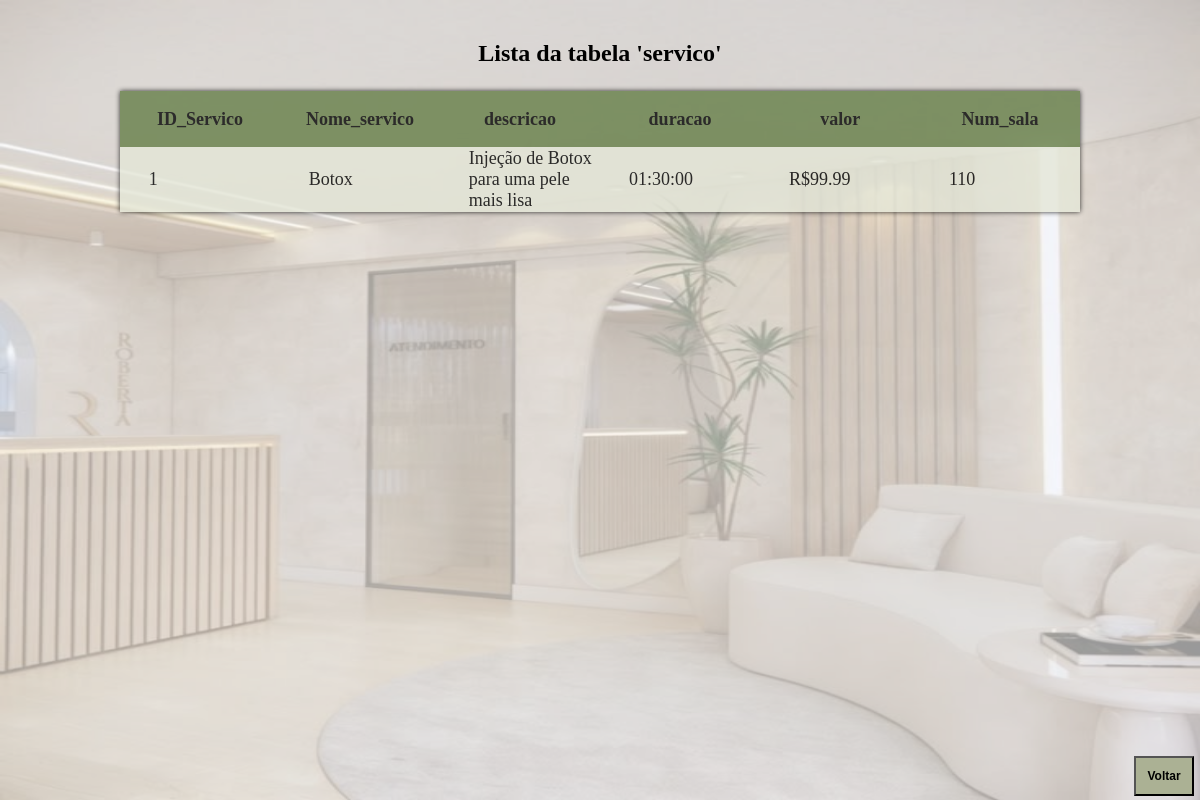
Screenshot of /AcessoBD/servicos/Listar.php with the database file from the repository.
### tables this page shows
CREATE TABLE `servico` (
  `ID_servico` int(11) NOT NULL,
  `Nome_servico` varchar(50) NOT NULL,
  `descricao` varchar(100) NOT NULL,
  `duracao` time NOT NULL,
  `valor` float NOT NULL,
  `ID_sala` int(11) NOT NULL
);

CREATE TABLE `sala` (
  `ID_sala` int(11) NOT NULL,
  `Num_sala` int(11) NOT NULL,
  `Capacidade` int(11) NOT NULL,
  `Num_unidade` int(11) NOT NULL
);

### AcessoBD/servicos/Servico.php (called while the page is built, shortened)
<?php
    class Servico
    {
        function listar()
        {
            try
            {
                $this->conn = new Conectar();
                $sql = $this->conn->query("select * from servico order by id_servico");
                $sql->execute();
                return $sql->fetchAll();
            }
            catch(PDOException $exc)
            {
                echo "Erro ao executar consulta. " . $exc->getMessage();
            }
        }
    }
?>

### AcessoBD/servicos/Sala.php (called while the page is built, shortened)
<?php
    class Sala
    {
        function listar2($idsa)
        {
            try
            {
                $this->conn = new Conectar();
                $sql = $this->conn->query("select * from sala where id_sala = $idsa");
                $sql->execute();
                $result = $sql->fetchColumn(1);
                return $result;
            }
            catch(PDOException $exc)
            {
                echo "Erro ao executar consulta. " . $exc->getMessage();
            }
        }
    }
?>

### AcessoBD/servicos/Listar.php (the view, shortened to what this page needs)
<!DOCTYPE html>
<html lang="en">
<head>
    <link rel="stylesheet" type="text/css" href="CSS/Listar.css">
</head>
<body>
    <main>
        <?php
            $pos = 0;
            include_once 'Servico.php';
            $p = new Servico();
            $pro_bd=$p->listar();
        ?>
        <?php
            include_once 'Sala.php';
            $p2 = new Sala();
        ?>
        <p>Lista da tabela 'servico'<p>
        <table>
            <tr class="cap">
                <th>ID_Servico</th>
                <th>Nome_servico</th>
                <th>descricao</th>
                <th>duracao</th>
                <th>valor</th>
                <th>Num_sala</th>
            </tr>
        <?php
            foreach($pro_bd as $pro_mostrar)
            {
                $pos = $pos + 1;
                if($pos % 2 == 1){
                    echo "<tr class='par'>";
                }
                else{
                    echo "<tr class='impar'>";
                }
                echo "<td> $pro_mostrar[0] </td>";
                echo "<td> $pro_mostrar[1] </td>";
                echo "<td> $pro_mostrar[2] </td>";
                echo "<td> $pro_mostrar[3] </td>";
                echo "<td> R$$pro_mostrar[4] </td>";
                echo "<td>".$p2->listar2($pro_mostrar[5])."</td>";
                echo "</tr>";
            }
        ?>
        </table>
    </main>
    <form action="../../menu/index.htm">
        <input type="submit" value="Voltar">
    </form>
    <div class="fundo"></div>
</body>
</html>

### AcessoBD/servicos/CSS/Listar.css (style rules this page uses)
body { padding: 0; margin: 0; width: 100vw; overflow-x: hidden; }
.fundo { position: fixed; top: 0; bottom: 0; width: 100vw; height: 100vh; background-image: url('../../../img/clientesfundo.jpeg'); background-size: 100% 100%; background-repeat: no-repeat; z-index: -1; opacity: 40%; }
main { margin-top: 5vh; }
p { text-align: center; font-weight: bold; font-size: 2vw; }
table { box-shadow: 0 0 5px black; margin: auto; width: 80vw; border-collapse: collapse; font-size: 1.5vw; opacity: 80%; color: rgb(0, 0, 0); margin-bottom: 4vh; }
th { width: 16.67%; }
td { padding-left: 3%; }
tr { height: 7vh; }
.cap { background-color: #667f48; }
.par { background-color: rgb(228, 231, 216); }
form { position: fixed; bottom: 0.5vh; right: 0.5vw; height: 5vh; width: 5vw; }
input { height: 100%; width: 100%; background-color: #abb194; color: rgb(0, 0, 0); font-weight: bold; font-size: 1vw; }

### rows the page displays
servico: ID_servico "1", Nome_servico "Botox", descricao "Injeção de Botox para uma pele mais lisa", duracao "01:30:00", valor "99.99", ID_sala.Num_sala "110"
